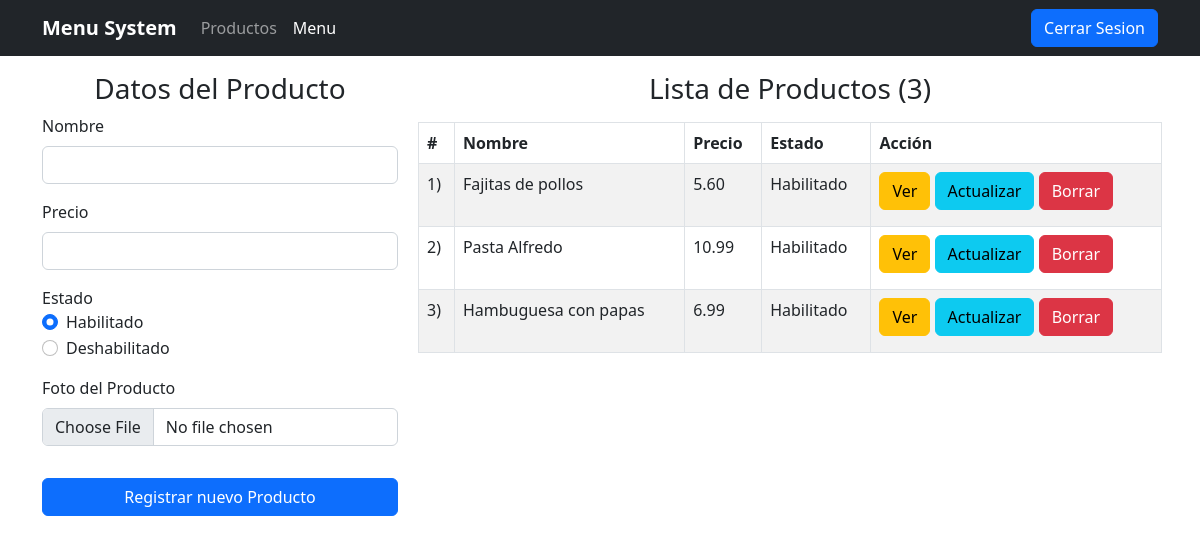
Page /products.php (signed in) on the committed database.
### tables this page shows
CREATE TABLE `tabla_productos` (
  `id` int(10) NOT NULL,
  `nombre` varchar(100) DEFAULT NULL,
  `precio` decimal(10,2) DEFAULT NULL,
  `stock` varchar(50) DEFAULT NULL,
  `foto` varchar(1000) DEFAULT NULL,
  `fechaRegistro` varchar(50) NOT NULL
);

### products.php (the view, shortened to what this page needs)
<?php include('./includes/cabecera.php'); ?>
<div class="container mt-3">
    <div class="row justify-content-md-center">
        <div class="col-md-4 mb-3">
            <h3 class="text-center">Datos del Producto</h3>
            <form method="POST" action="action.php" enctype="multipart/form-data">
                <div class="mb-3">
                    <label class="form-label">Nombre</label>
                    <input type="text" class="form-control" name="nombre" required>
                </div>
                <div class="mb-3">
                    <label class="form-label">Precio</label>
                    <input type="text" name="precio" class="form-control" required>
                </div>
                <div class="mb-3">
                    <label for="Stock">Estado</label>
                    <div class="form-check">
                        <input class="form-check-input" type="radio" name="stock" value="Habilitado" checked>
                        <label class="form-check-label" for="stockH">
                            Habilitado
                        </label>
                    </div>
                    <div class="form-check">
                        <input class="form-check-input" type="radio" name="stock" value="Deshabilitado">
                        <label class="form-check-label" for="stockD">
                            Deshabilitado
                        </label>
                    </div>
                </div>
                <div class="mb-3">
                    <label for="formFile" class="form-label">Foto del Producto</label>
                    <input class="form-control" type="file" name="foto" accept="image/png,image/jpeg" required>
                </div>
                <div class="d-grid gap-2 col-12 mx-auto">
                    <button type="submit" class="btn  btn btn-primary mt-3 mb-2">
                        Registrar nuevo Producto
                    </button>
                </div>
            </form>
        </div>
    <?php
    include('db.php');
    $sqlProductos   = ("SELECT * FROM tabla_productos ORDER BY id DESC");
    $queryProductos  = mysqli_query($con, $sqlProductos );
    $totalProductos  = mysqli_num_rows($queryProductos );
    ?>
        <div class="col-md-8">
            <h3 class="text-center">Lista de Productos <?php echo '(' . $totalProductos . ')'; ?></h3>
            <div class="row">
                <div class="col-md-12 p-2">
                    <div class="table-responsive">
                        <table class="table table-bordered table-striped table-hover">
                            <thead>
                                <tr>
                                    <th>#</th>
                                    <th scope="col">Nombre</th>
                                    <th scope="col">Precio</th>
                                    <th scope="col">Estado</th>
                                    <th scope="col">Acción</th>
                                </tr>
                            </thead>
                            <tbody>
                                <?php
    $conteo =1;
    while ($dataProducto = mysqli_fetch_array($queryProductos)) {
    ?>
                                <tr>
                                    <td><?php echo  $conteo++ .')'; ?></td>
                                    <td><?php echo $dataProducto['nombre']; ?></td>
                                    <td><?php echo $dataProducto['precio']; ?></td>
                                    <td><?php echo $dataProducto['stock']==='Habilitado' ?  'Habilitado' : 'Deshabilitado' ?>
                                    </td>
                                    <td>
                                        <a href="viewdetails.php?id=<?php echo $dataProducto['id']; ?>"
                                            class="btn btn-warning mb-2"
                                            title="Ver datos del producto <?php echo $dataProducto['nombre']; ?>">
                                            <i class="bi bi-tv"></i> Ver</a>
                                        <a href="viewEdit.php?id=<?php echo $dataProducto['id']; ?>"
                                            class="btn btn-info mb-2"
                                            title="Actualizar datos del producto <?php echo $dataProducto['nombre']; ?>">
                                            <i class="bi bi-arrow-clockwise"></i> Actualizar</a>
                                        <a href="action.php?id=<?php echo $dataProducto['id']; ?>&metodo=3&namePhoto=<?php echo $dataProducto['foto']; ?>"
                                            class="btn btn-danger mb-2"
                                            title="Borrar el producto <?php echo $dataProducto['nombre']; ?>">
                                            <i class="bi bi-trash"></i> Borrar</a>
                                    </td>
                                </tr>
                                <?php } ?>
                        </table>
                    </div>
                </div>
            </div>
        </div>
    </div>
</div>
<?php include('./includes/pie.php'); ?>

### rows in the picture
tabla_productos: nombre "Fajitas de pollos", precio "5.60", stock "Habilitado"
tabla_productos: nombre "Pasta Alfredo", precio "10.99", stock "Habilitado"
tabla_productos: nombre "Hambuguesa con papas", precio "6.99", stock "Habilitado"

### other values in the picture
$totalProductos "3"
